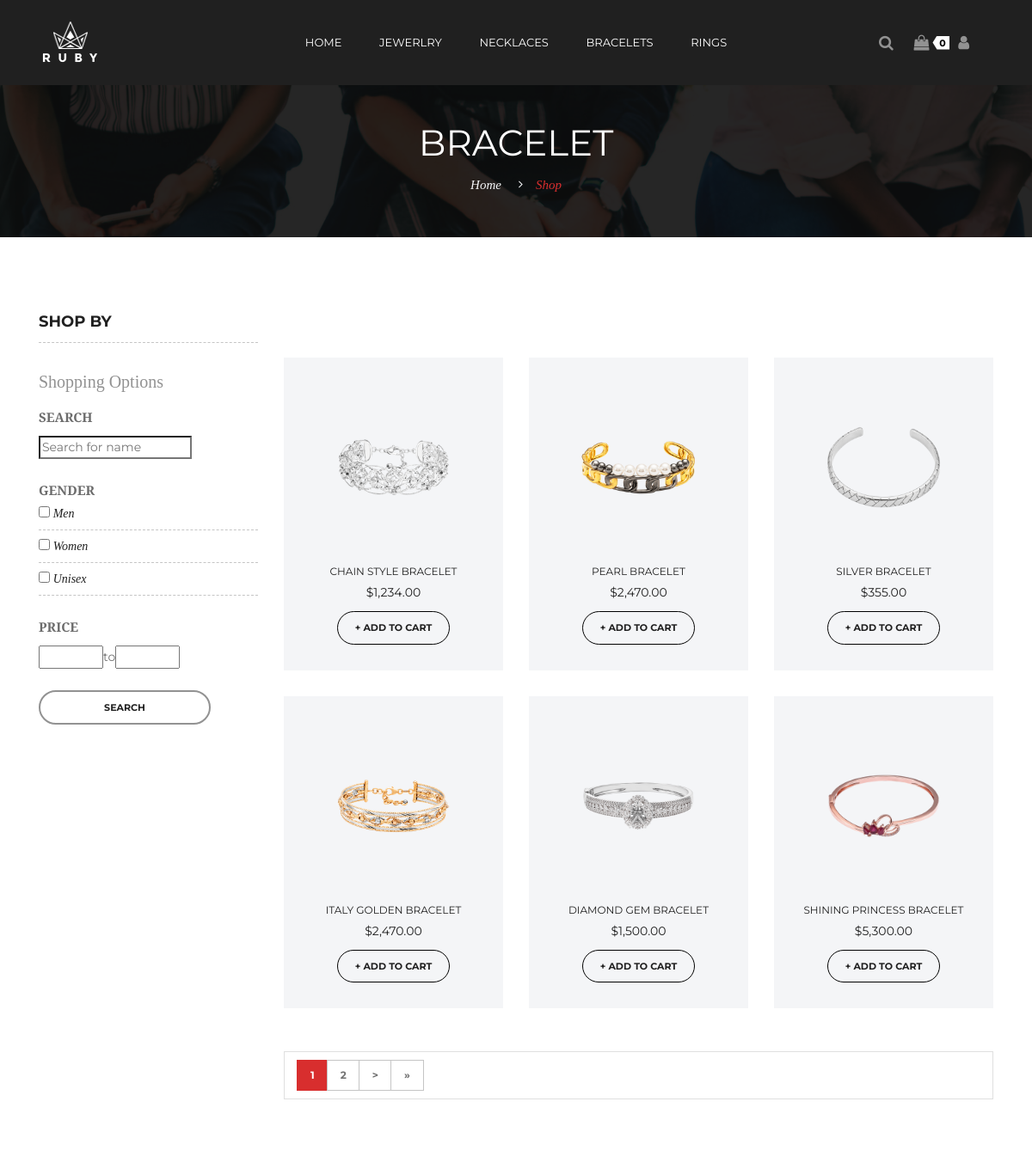
Before: /Bracelet.php (upper part) with the older database file.
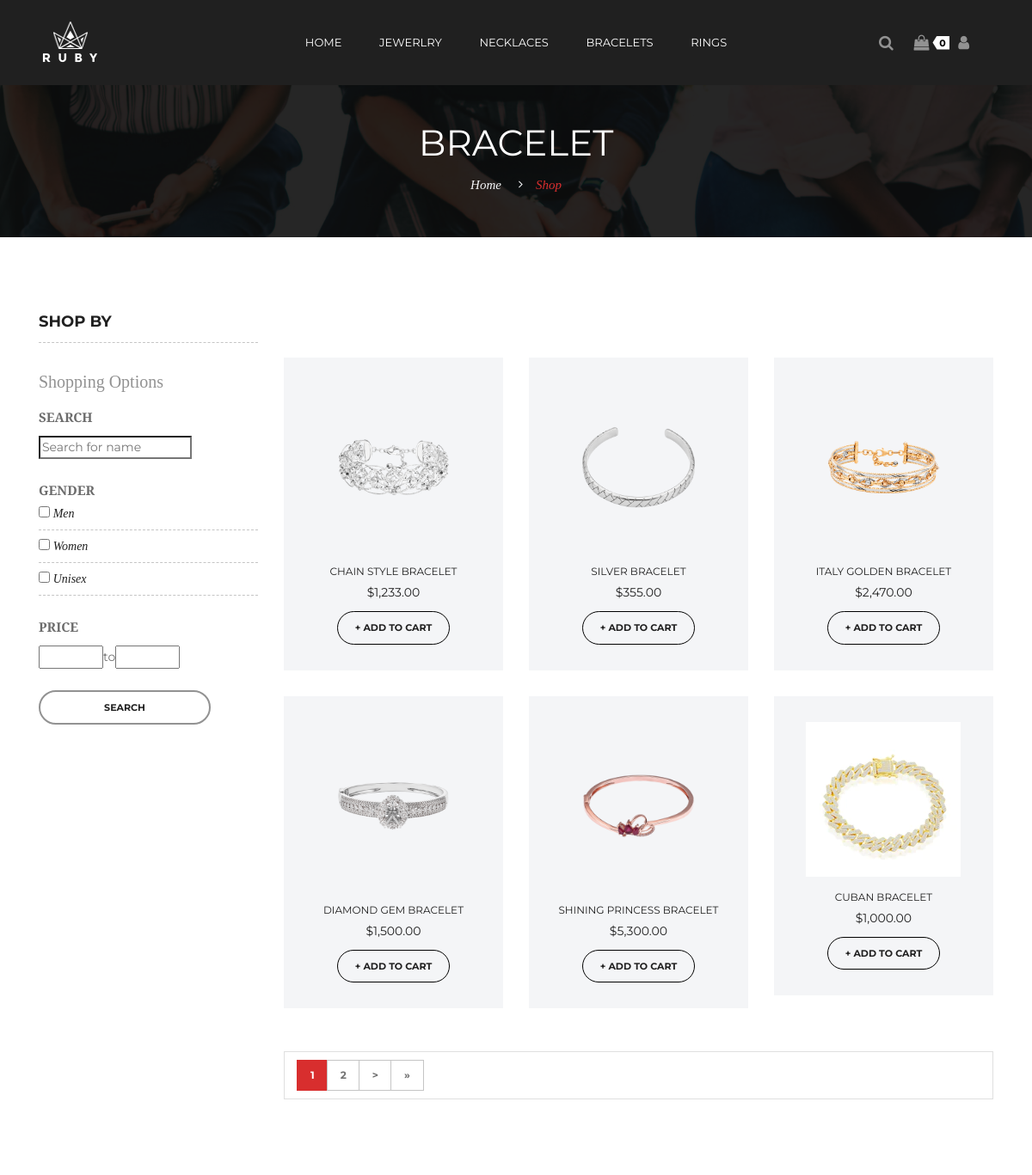
After: the same page with the newer database file.
### tables this page shows
CREATE TABLE `sanpham` (
  `idsanpham` varchar(50) NOT NULL,
  `soluong` int(200) DEFAULT NULL,
  `tensp` varchar(100) DEFAULT NULL,
  `maloaisp` varchar(10) DEFAULT NULL,
  `dongia` double DEFAULT NULL,
  `mota` varchar(2000) DEFAULT NULL,
  `hinhanh` varchar(200) DEFAULT NULL,
  `chatlieu` varchar(20) DEFAULT NULL,
  `mausac` varchar(20) DEFAULT NULL,
  `kichthuoc` double DEFAULT NULL,
  `gioitinh` varchar(20) NOT NULL
);

### lib/DataProvider.php (called while the page is built, shortened)
<?php
	function executeQuery($sql){
        include ('db.inc');
        $conn = new mysqli($servername, $username, $password, $dbname);
		if (!($result = $conn->query($sql)))
		    echo $conn->connect_error;
		return $result;
    }
?>

### Bracelet.php (the view, shortened to what the changed rows need)
<?php
    $rowsPerPage = 6;
    $pageNum = 1;
    $where = "(maloaisp = 'BRL')";
    $offset = ($pageNum - 1) * $rowsPerPage;
?>
<!DOCTYPE html>
<html class="no-js" lang="zxx">
<head>
    <link href="assets/css/vendor/bootstrap.min.css" rel="stylesheet">
    <link href="assets/css/vendor/font-awesome.css" rel="stylesheet">
    <link href="assets/css/plugins.css" rel="stylesheet">
    <link href="assets/css/style.css" rel="stylesheet">
</head>
<body>
    <div id="page-title-area">
        <div class="container">
            <div class="row">
                <div class="col-12 text-center">
                    <div class="page-title-content">
                        <h1>Bracelet</h1>
                    </div>
                </div>
            </div>
        </div>
    </div>
    <div id="page-content-wrapper" class="p-9">
        <div class="container">
            <div class="row">
                <div class="col-lg-3 mt-5 mt-lg-0 order-last order-lg-first">
                    <div id="sidebar-area-wrap">
                        <div class="single-sidebar-wrap">
                            <h2 class="sidebar-title">Shop By</h2>
                        </div>
                    </div>
                </div>
                <div class="col-lg-9">
                    <div class="shop-page-content-wrap">
                        <div class="shop-page-products-wrap">
                            <div class="products-wrapper">
                                <div class="row">
                                    <?php
                                        $sql = "SELECT * FROM sanpham WHERE (soluong > 0)";
                                        $sql .= " AND" . $where;
                                        $sql .= " LIMIT $offset, $rowsPerPage";
                                        $result = ExecuteQuery($sql);
                                        if($result->num_rows > 0){
                                            while($row = $result->fetch_array()){
                                                echo '<div class="col-lg-4 col-sm-6">';
                                                echo'<div class="single-product-item text-center">';
                                                echo '<figure class="product-thumb">';
                                                switch ($row['maloaisp'])
                                                {
                                                    case 'BRL':
                                                        $str = '<a href="single-product.php?id='.$row['idsanpham'].'"><img src="assets/img/Bracelet/'.$row['hinhanh'].'"
                                                                                   alt="Products" class="img-fluid"></a>';
                                                        echo $str;
                                                        break;
                                                }
                                                echo '</figure>';
                                                echo '<div class="product-details">';
                                                echo '<h2><a href="single-product.php?id='.$row['idsanpham'].'">'.$row['tensp'].'</a></h2>';
                                                echo '<span class="price">'.'$'.number_format( $row['dongia'],2,".",",").'</span>';
                                                echo '<form method="post">';
                                                echo '<button type="submit" name="addToCart" value="addcart" class="btn btn-add-to-cart" style="border: 1px solid black;">+ Add to Cart</button>';
                                                echo '</form>';
                                                echo ' </div></div>';
                                                echo '</div>';
                                            }
                                        }else
                                        {
                                            echo '<div class="col-lg-12 col-sm-12"><h1>Browse 0 results"</h1></div>';
                                        }
                                    ?>
                                </div>
                            </div>
                        </div>
                    </div>
                </div>
            </div>
        </div>
    </div>
</body>
</html>

Changed rows visible on the page:
no longer on this page (row edited): sanpham: hinhanh (picture), tensp "PEARL BRACELET", dongia "2,470.00"
changed sanpham "CHAIN STYLE BRACELET": dongia "1,234.00" → "1,233.00"
now on this page (row edited): sanpham: hinhanh (picture), tensp "CUBAN BRACELET", dongia "1,000.00"
